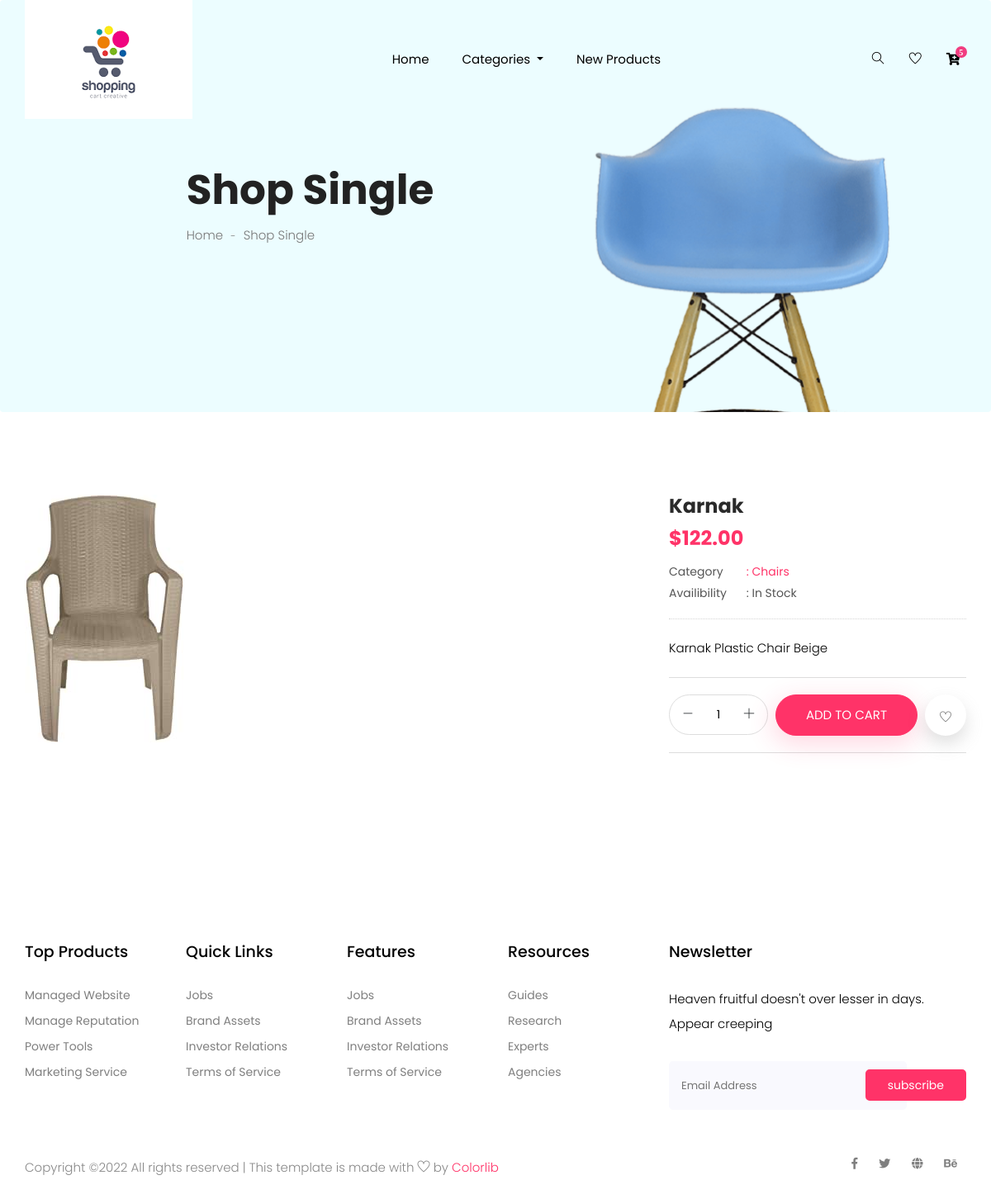
The page /product/6/ on the database its author committed.
### product/models.py (models this page shows, shortened)
class product(models.Model):
    name = models.CharField(max_length=200)
    description = models.TextField()
    image = models.ImageField()
    price = models.DecimalField(max_digits=11,decimal_places=2)
    category_id = models.ForeignKey(category,on_delete=models.CASCADE)

class category(models.Model):
    name = models.CharField(max_length=200)
    description = models.TextField()
    def __str__(self):
        return self.name

### product/views.py (the view)
# urls.py: path('product/<int:productid>/',views.Product,name="Product"),
def Product(request,productid):
    allcategory = category.objects.all()
    myproduct = product.objects.get(id=productid)
    number =cart.objects.all().count()
    return render(request,'pages/product.html',{"allcategory":allcategory,'number':number,"myproduct":myproduct})

### templates/pages/product.html (shortened to what this page needs)
{% load static %}
<!doctype html>
<html lang="zxx">
<head>
    <link rel="stylesheet" href="{% static 'css/bootstrap.min.css' %}">
    <link rel="stylesheet" href="{% static 'css/animate.css' %}">
    <link rel="stylesheet" href="{% static 'css/owl.carousel.min.css' %}">
    <link rel="stylesheet" href="{% static 'css/all.css' %}">
    <link rel="stylesheet" href="{% static 'css/flaticon.css' %}">
    <link rel="stylesheet" href="{% static 'css/themify-icons.css' %}">
    <link rel="stylesheet" href="{% static 'css/magnific-popup.css' %}">
    <link rel="stylesheet" href="{% static 'css/slick.css' %}">
    <link rel="stylesheet" href="{% static 'css/style.css' %}">
</head>
<body>
    <header class="main_menu home_menu">
        <div class="container">
            <div class="row align-items-center">
                <div class="col-lg-12">
                    <nav class="navbar navbar-expand-lg navbar-light">
                        <a class="navbar-brand" href="/"> <img alt="logo"> </a>
                        <div class="collapse navbar-collapse main-menu-item" id="navbarSupportedContent">
                            <ul class="navbar-nav">
                                <li class="nav-item">
                                    <a class="nav-link" href="/">Home</a>
                                </li>
                                <li class="nav-item dropdown">
                                    <a class="nav-link dropdown-toggle" href="blog.html" id="navbarDropdown_3"
                                        role="button" data-toggle="dropdown" aria-haspopup="true" aria-expanded="false">
                                        Categories
                                    </a>
                                </li>
                                <li class="nav-item">
                                    <a class="nav-link" href="/newproducts">new products</a>
                                </li>
                            </ul>
                        </div>
                        <div class="hearer_icon d-flex">
                            <a id="search_1" href="javascript:void(0)"><i class="ti-search"></i></a>
                            <a href=""><i class="ti-heart"></i></a>
                            <div class="dropdown cart">
                                <a class="dropdown-toggle" href="#" id="navbarDropdown3" role="button"
                                    data-toggle="dropdown" aria-haspopup="true" aria-expanded="false">
                                    <i class="fas fa-cart-plus"></i>
                                </a>
                            </div>
                        </div>
                    </nav>
                </div>
            </div>
        </div>
    </header>
  <section class="breadcrumb breadcrumb_bg">
    <div class="container">
      <div class="row justify-content-center">
        <div class="col-lg-8">
          <div class="breadcrumb_iner">
            <div class="breadcrumb_iner_item">
              <h2>Shop Single</h2>
              <p>Home <span>-</span> Shop Single</p>
            </div>
          </div>
        </div>
      </div>
    </div>
  </section>
  <div class="product_image_area section_padding">
    <div class="container">
      <div class="row s_product_inner justify-content-between">
        <div class="col-lg-7 col-xl-7">
          <div class="product_slider_img">
            <div id="vertical">
              <div data-thumb="img/product/single-product/product_1.png">
                <img src="{{myproduct.image.url}}" height="300px"/>
              </div>
            </div>
          </div>
        </div>
        <div class="col-lg-5 col-xl-4">
          <div class="s_product_text">
            <h3>{{myproduct.name}}</h3>
            <h2>${{myproduct.price}}</h2>
            <ul class="list">
              <li>
                <a class="active" href="#">
                  <span>Category</span> : {{myproduct.category_id}}</a>
              </li>
              <li>
                <a href="#"> <span>Availibility</span> : In Stock</a>
              </li>
            </ul>
            <p>
                {{myproduct.description}}
            </p>
            <div class="card_area d-flex justify-content-between align-items-center">
              <div class="product_count">
                <span class="inumber-decrement"> <i class="ti-minus"></i></span>
                <input class="input-number" type="text" value="1" min="0" max="10">
                <span class="number-increment"> <i class="ti-plus"></i></span>
              </div>
              <a href="#" class="btn_3">add to cart</a>
              <a href="#" class="like_us"> <i class="ti-heart"></i> </a>
            </div>
          </div>
        </div>
      </div>
    </div>
  </div>
    <footer class="footer_part">
        <div class="container">
            <div class="row justify-content-around">
                <div class="col-sm-6 col-lg-2">
                    <div class="single_footer_part">
                        <h4>Top Products</h4>
                        <ul class="list-unstyled">
                            <li><a href="">Managed Website</a></li>
                            <li><a href="">Manage Reputation</a></li>
                            <li><a href="">Power Tools</a></li>
                            <li><a href="">Marketing Service</a></li>
                        </ul>
                    </div>
                </div>
                <div class="col-sm-6 col-lg-2">
                    <div class="single_footer_part">
                        <h4>Quick Links</h4>
                        <ul class="list-unstyled">
                            <li><a href="">Jobs</a></li>
                            <li><a href="">Brand Assets</a></li>
                            <li><a href="">Investor Relations</a></li>
                            <li><a href="">Terms of Service</a></li>
                        </ul>
                    </div>
                </div>
                <div class="col-sm-6 col-lg-2">
                    <div class="single_footer_part">
                        <h4>Features</h4>
                        <ul class="list-unstyled">
                            <li><a href="">Jobs</a></li>
                            <li><a href="">Brand Assets</a></li>
                            <li><a href="">Investor Relations</a></li>
                            <li><a href="">Terms of Service</a></li>
                        </ul>
                    </div>
                </div>
                <div class="col-sm-6 col-lg-2">
                    <div class="single_footer_part">
                        <h4>Resources</h4>
                        <ul class="list-unstyled">
                            <li><a href="">Guides</a></li>
                            <li><a href="">Research</a></li>
                            <li><a href="">Experts</a></li>
                            <li><a href="">Agencies</a></li>
                        </ul>
                    </div>
                </div>
                <div class="col-sm-6 col-lg-4">
                    <div class="single_footer_part">
                        <h4>Newsletter</h4>
                        <p>Heaven fruitful doesn't over lesser in days. Appear creeping
                        </p>
                        <div id="mc_embed_signup">
                            <form target="_blank"
                                action="https://spondonit.us12.list-manage.com/subscribe/post?u=1462626880ade1ac87bd9c93a&amp;id=92a4423d01"
                                method="get" class="subscribe_form relative mail_part">
                                <input type="email" name="email" id="newsletter-form-email" placeholder="Email Address"
                                    class="placeholder hide-on-focus" onfocus="this.placeholder = ''"
                                    onblur="this.placeholder = ' Email Address '">
                                <button type="submit" name="submit" id="newsletter-submit"
                                    class="email_icon newsletter-submit button-contactForm">subscribe</button>
                            </form>
                        </div>
                    </div>
                </div>
            </div>
        </div>
        <div class="copyright_part">
            <div class="container">
                <div class="row">
                    <div class="col-lg-8">
                        <div class="copyright_text">
                            <P>
Copyright &copy;<script>document.write(new Date().getFullYear());</script> All rights reserved | This template is made with <i class="ti-heart" aria-hidden="true"></i> by <a href="https://colorlib.com" target="_blank">Colorlib</a>
</P>
                        </div>
                    </div>
                    <div class="col-lg-4">
                        <div class="footer_icon social_icon">
                            <ul class="list-unstyled">
                                <li><a href="#" class="single_social_icon"><i class="fab fa-facebook-f"></i></a></li>
                                <li><a href="#" class="single_social_icon"><i class="fab fa-twitter"></i></a></li>
                                <li><a href="#" class="single_social_icon"><i class="fas fa-globe"></i></a></li>
                                <li><a href="#" class="single_social_icon"><i class="fab fa-behance"></i></a></li>
                            </ul>
                        </div>
                    </div>
                </div>
            </div>
        </div>
    </footer>
</body>
</html>

### product/static/css/all.css (style rules this page uses)
.fa, .fas, .far, .fal, .fab { -moz-osx-font-smoothing: grayscale; -webkit-font-smoothing: antialiased; display: inline-block; font-style: normal; font-variant: normal; text-rendering: auto; line-height: 1; }
.fa-behance:before { content: "\f1b4"; }
.fa-cart-plus:before { content: "\f217"; }
.fa-facebook-f:before { content: "\f39e"; }
.fa-globe:before { content: "\f0ac"; }
.fa-twitter:before { content: "\f099"; }
.fab { font-family: 'Font Awesome 5 Brands'; }
.fa, .fas { font-family: 'Font Awesome 5 Free'; font-weight: 900; }

### rows shown on the page
product: image (picture), name "Karnak", price "122.00", category_id "Chairs", description "Karnak Plastic Chair Beige"
